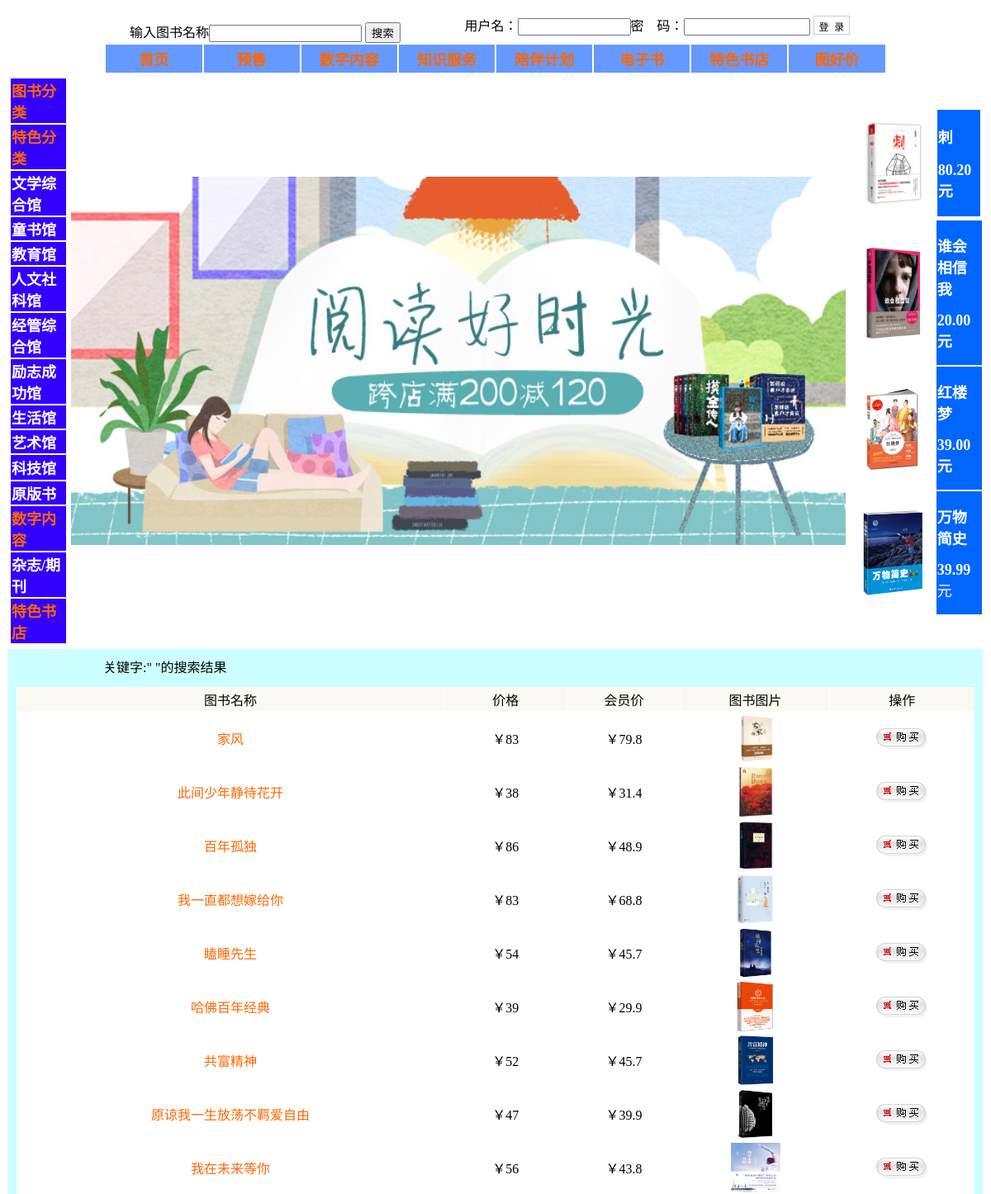
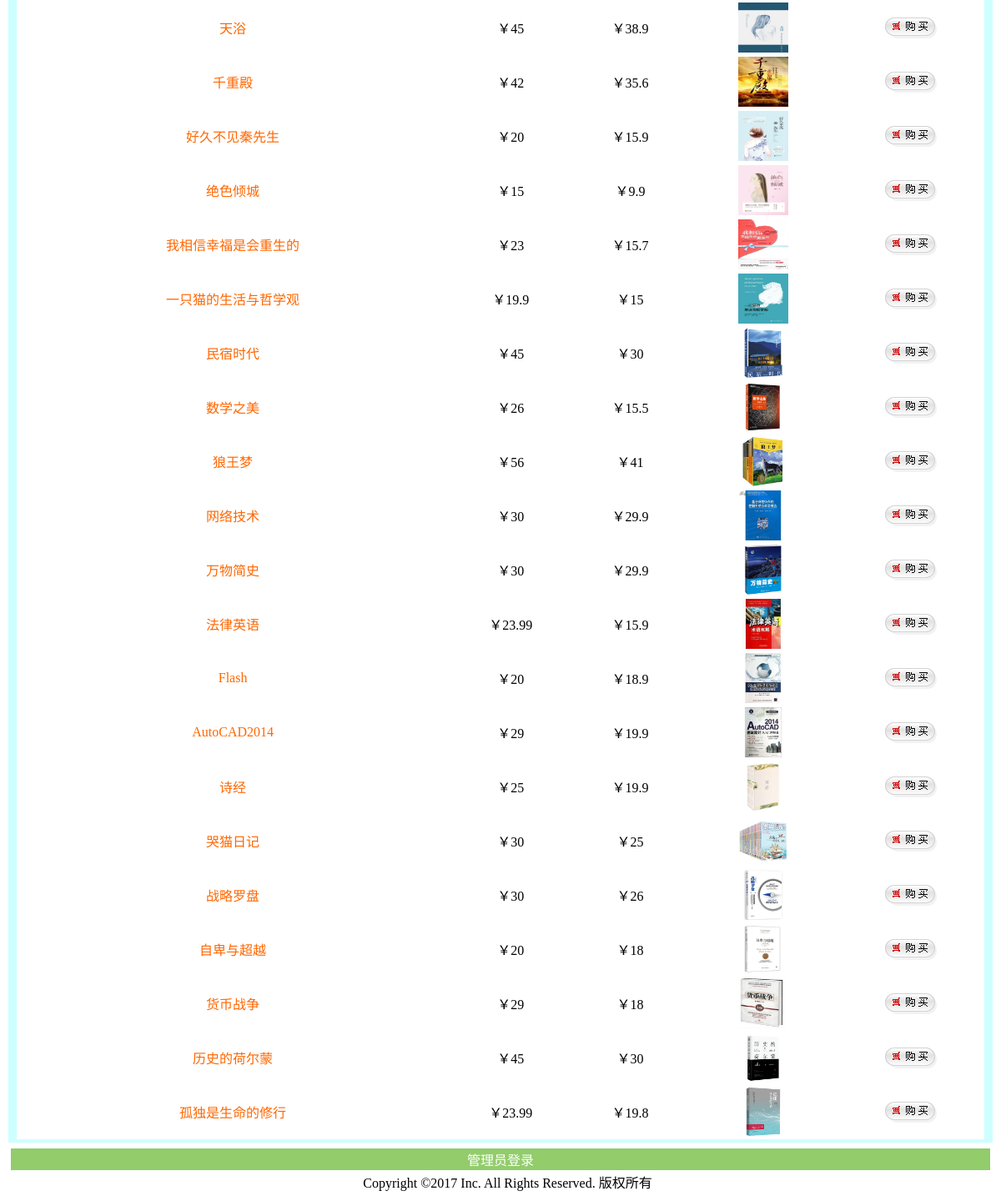
Screenshot of /search.php with the database file from the repository (2 pictures, top to bottom).
### tables this page shows
CREATE TABLE `book` (
  `bookID` int(11) NOT NULL,
  `Bookname` varchar(60) NOT NULL,
  `author` varchar(35) NOT NULL,
  `publisher` varchar(25) NOT NULL,
  `price` varchar(20) NOT NULL,
  `count` int(11) NOT NULL,
  `publishdate` datetime NOT NULL,
  `preferprice` varchar(20) NOT NULL,
  `discountrate` varchar(4) NOT NULL,
  `yushou` varchar(2) NOT NULL,
  `upBookDate` datetime NOT NULL,
  `picture` varchar(255) NOT NULL,
  `numberserver` varchar(255) NOT NULL,
  `knowledge` varchar(255) NOT NULL,
  `dianzhishu` varchar(255) NOT NULL,
  `specialbookshop` varchar(255) NOT NULL,
  `tugoodprice` varchar(255) NOT NULL,
  `dalei` int(10) NOT NULL,
  `xiaolei` int(10) NOT NULL,
  `specialclass` varchar(255) NOT NULL
);

### search.php (the view, shortened to what this page needs)
<?php
require("header.php");
?>
<table width="100%" border="0">
        <tr>
          <td height="102" bgcolor="#CCFFFF">
<table width="950" border="0" cellspacing="0" cellpadding="0" align="center">
              <tr>
 <table width="950" border="0" cellspacing="0" cellpadding="0" align="center">
 <tr>
    <td width="950" height="34" class="menu_bar">关键字:"<font color=red> <?php echo $goodsName?> </font>"的搜索结果</td>
  </tr></table>
 <table width="99%" border="0" cellpadding="2" cellspacing="1" bgcolor="#FFFFFF" align="center" style="margin-top:8px">
					              <tr align="center" bgcolor="#FAFAF1" height="22">
					                  <td>图书名称</td>
					                  <td>价格</td>
					                  <td>会员价</td>
					                  <td>图书图片</td>
					                  <td>操作</td>
					              </tr>
<?php
$sql="select * from book where Bookname like '%$goodsName%' order by bookID DESC";
			$result=mysql_query($sql);
while($data=mysql_fetch_array($result)){
?>
								  <tr align='center' bgcolor="#FFFFFF" height="22">
									  <td><a href="goodsDetail.php?goodsId=<?php echo $data[id]?>"><?php echo $data[Bookname]?></a></td>
									  <td>￥<?php echo $data[price]?><br/></td>
									  <td>￥<?php echo $data[preferprice]?></td>
									  <td><a href="goodsDetail.php?goodsId=<?php echo $data[id]?>"> <img width="60" height="60" src="<?php echo $data[picture]?>"/> </a></td>
									  <td><a href="cart.php?id=<?php echo $data[id]?>&act=buy"><img alt="" src="./images/icon_buy.gif" border=0/></a></td>
								  </tr>
<?php
}
	?></table>
          </table></td>
  </tr>
<?php
require("footer.php");
?>
</body>
</html>

### header.php (style rules this page uses)
a:link { text-decoration: none; color: #F60; }

### rows the page displays
book: Bookname "家风", price "83", preferprice "79.8", shows a picture
book: Bookname "此间少年静待花开", price "38", preferprice "31.4", shows a picture
book: Bookname "百年孤独", price "86", preferprice "48.9", shows a picture
book: Bookname "我一直都想嫁给你", price "83", preferprice "68.8", shows a picture
book: Bookname "瞌睡先生", price "54", preferprice "45.7", shows a picture
book: Bookname "哈佛百年经典", price "39", preferprice "29.9", shows a picture
book: Bookname "共富精神", price "52", preferprice "45.7", shows a picture
book: Bookname "原谅我一生放荡不羁爱自由", price "47", preferprice "39.9", shows a picture
book: Bookname "我在未来等你", price "56", preferprice "43.8", shows a picture
book: Bookname "天浴", price "45", preferprice "38.9", shows a picture
book: Bookname "千重殿", price "42", preferprice "35.6", shows a picture
book: Bookname "好久不见秦先生", price "20", preferprice "15.9", shows a picture
book: Bookname "绝色倾城", price "15", preferprice "9.9", shows a picture
book: Bookname "我相信幸福是会重生的", price "23", preferprice "15.7", shows a picture
book: Bookname "一只猫的生活与哲学观", price "19.9", preferprice "15", shows a picture
book: Bookname "民宿时代", price "45", preferprice "30", shows a picture
book: Bookname "数学之美", price "26", preferprice "15.5", shows a picture
book: Bookname "狼王梦", price "56", preferprice "41", shows a picture
book: Bookname "网络技术", price "30", preferprice "29.9", shows a picture
book: Bookname "万物简史", price "30", preferprice "29.9", shows a picture
book: Bookname "法律英语", price "23.99", preferprice "15.9", shows a picture
book: Bookname "Flash", price "20", preferprice "18.9", shows a picture
book: Bookname "AutoCAD2014", price "29", preferprice "19.9", shows a picture
book: Bookname "诗经", price "25", preferprice "19.9", shows a picture
book: Bookname "哭猫日记", price "30", preferprice "25", shows a picture
book: Bookname "战略罗盘", price "30", preferprice "26", shows a picture
book: Bookname "自卑与超越", price "20", preferprice "18", shows a picture
book: Bookname "货币战争", price "29", preferprice "18", shows a picture
book: Bookname "历史的荷尔蒙", price "45", preferprice "30", shows a picture
book: Bookname "孤独是生命的修行", price "23.99", preferprice "19.8", shows a picture
